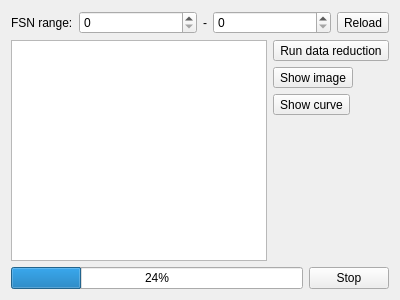
<?xml version="1.0" encoding="UTF-8"?>
<ui version="4.0">
 <class>Form</class>
 <widget class="QWidget" name="Form">
  <property name="geometry">
   <rect>
    <x>0</x>
    <y>0</y>
    <width>400</width>
    <height>300</height>
   </rect>
  </property>
  <property name="windowTitle">
   <string>Exposure list</string>
  </property>
  <property name="windowIcon">
   <iconset resource="../../resource/icons/icons.qrc">
    <normaloff>:/icons/exposureviewer.svg</normaloff>:/icons/exposureviewer.svg</iconset>
  </property>
  <layout class="QVBoxLayout" name="verticalLayout_2">
   <item>
    <layout class="QHBoxLayout" name="horizontalLayout">
     <item>
      <widget class="QLabel" name="label">
       <property name="text">
        <string>FSN range:</string>
       </property>
      </widget>
     </item>
     <item>
      <widget class="QSpinBox" name="firstFSNSpinBox">
       <property name="sizePolicy">
        <sizepolicy hsizetype="Minimum" vsizetype="Fixed">
         <horstretch>1</horstretch>
         <verstretch>0</verstretch>
        </sizepolicy>
       </property>
       <property name="toolTip">
        <string>First file sequence index</string>
       </property>
      </widget>
     </item>
     <item>
      <widget class="QLabel" name="label_2">
       <property name="text">
        <string>-</string>
       </property>
      </widget>
     </item>
     <item>
      <widget class="QSpinBox" name="lastFSNSpinBox">
       <property name="sizePolicy">
        <sizepolicy hsizetype="Minimum" vsizetype="Fixed">
         <horstretch>1</horstretch>
         <verstretch>0</verstretch>
        </sizepolicy>
       </property>
       <property name="toolTip">
        <string>Last file sequence index</string>
       </property>
      </widget>
     </item>
     <item>
      <widget class="QToolButton" name="reloadToolButton">
       <property name="toolTip">
        <string>Reload exposure list</string>
       </property>
       <property name="text">
        <string>Reload</string>
       </property>
       <property name="icon">
        <iconset theme="view-refresh">
         <normaloff>.</normaloff>.</iconset>
       </property>
      </widget>
     </item>
    </layout>
   </item>
   <item>
    <layout class="QHBoxLayout" name="horizontalLayout_2">
     <item>
      <widget class="QTreeView" name="headersTreeView">
       <property name="alternatingRowColors">
        <bool>true</bool>
       </property>
       <property name="selectionMode">
        <enum>QAbstractItemView::ExtendedSelection</enum>
       </property>
       <property name="rootIsDecorated">
        <bool>false</bool>
       </property>
       <property name="uniformRowHeights">
        <bool>true</bool>
       </property>
       <property name="itemsExpandable">
        <bool>false</bool>
       </property>
       <property name="sortingEnabled">
        <bool>true</bool>
       </property>
       <property name="allColumnsShowFocus">
        <bool>true</bool>
       </property>
      </widget>
     </item>
     <item>
      <layout class="QVBoxLayout" name="verticalLayout">
       <item>
        <widget class="QToolButton" name="dataReductionToolButton">
         <property name="toolTip">
          <string>Re-run data reduction</string>
         </property>
         <property name="text">
          <string>Run data reduction</string>
         </property>
         <property name="icon">
          <iconset resource="../../resource/icons/icons.qrc">
           <normaloff>:/icons/datareduction.svg</normaloff>:/icons/datareduction.svg</iconset>
         </property>
         <property name="iconSize">
          <size>
           <width>24</width>
           <height>24</height>
          </size>
         </property>
        </widget>
       </item>
       <item>
        <widget class="QToolButton" name="showImageToolButton">
         <property name="toolTip">
          <string>Show scattering pattern</string>
         </property>
         <property name="text">
          <string>Show image</string>
         </property>
         <property name="icon">
          <iconset resource="../../resource/icons/icons.qrc">
           <normaloff>:/icons/saxspattern.svg</normaloff>:/icons/saxspattern.svg</iconset>
         </property>
         <property name="iconSize">
          <size>
           <width>24</width>
           <height>24</height>
          </size>
         </property>
        </widget>
       </item>
       <item>
        <widget class="QToolButton" name="showCurveToolButton">
         <property name="toolTip">
          <string>Show scattering curves</string>
         </property>
         <property name="text">
          <string>Show curve</string>
         </property>
         <property name="icon">
          <iconset resource="../../resource/icons/icons.qrc">
           <normaloff>:/icons/saxscurve.svg</normaloff>:/icons/saxscurve.svg</iconset>
         </property>
         <property name="iconSize">
          <size>
           <width>24</width>
           <height>24</height>
          </size>
         </property>
        </widget>
       </item>
       <item>
        <spacer name="verticalSpacer">
         <property name="orientation">
          <enum>Qt::Vertical</enum>
         </property>
         <property name="sizeHint" stdset="0">
          <size>
           <width>20</width>
           <height>40</height>
          </size>
         </property>
        </spacer>
       </item>
      </layout>
     </item>
    </layout>
   </item>
   <item>
    <layout class="QHBoxLayout" name="horizontalLayout_3">
     <item>
      <widget class="QProgressBar" name="progressBar">
       <property name="value">
        <number>24</number>
       </property>
      </widget>
     </item>
     <item>
      <widget class="QPushButton" name="stopPushButton">
       <property name="text">
        <string>Stop</string>
       </property>
       <property name="icon">
        <iconset resource="../../resource/icons/icons.qrc">
         <normaloff>:/icons/stop.svg</normaloff>:/icons/stop.svg</iconset>
       </property>
      </widget>
     </item>
    </layout>
   </item>
  </layout>
 </widget>
 <tabstops>
  <tabstop>firstFSNSpinBox</tabstop>
  <tabstop>lastFSNSpinBox</tabstop>
  <tabstop>reloadToolButton</tabstop>
  <tabstop>headersTreeView</tabstop>
  <tabstop>dataReductionToolButton</tabstop>
  <tabstop>showImageToolButton</tabstop>
  <tabstop>showCurveToolButton</tabstop>
 </tabstops>
 <resources>
  <include location="../../resource/icons/icons.qrc"/>
 </resources>
 <connections/>
</ui>
